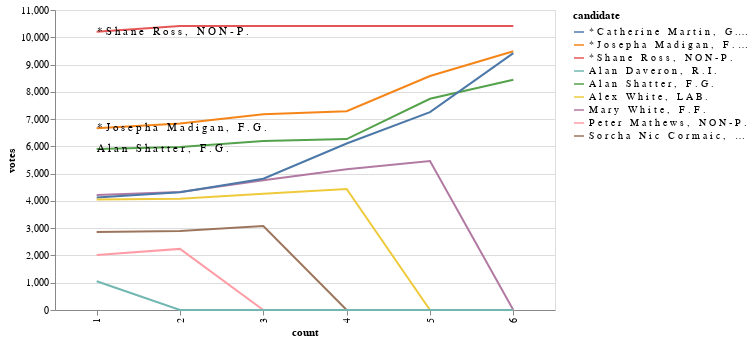

Here is the notebook cell this chart was saved with:
### Code cell
charter(count_details)

### Figure 1 — Vega-Lite specification as saved in the notebook (floating-point values rounded to 4 significant figures)
{"config": {"view": {"continuousWidth": 400, "continuousHeight": 300}}, "layer": [{"data": {"name": "data-3ed6d822bfd9785e7948b2a793afe3a4"}, "mark": "line", "encoding": {"color": {"field": "candidate", "type": "nominal"}, "tooltip": [{"field": "candidate", "type": "nominal"}, {"field": "count", "type": "quantitative"}, {"field": "votes", "type": "quantitative"}], "x": {"field": "count", "type": "ordinal"}, "y": {"field": "votes", "type": "quantitative"}}, "width": 500}, {"data": {"name": "data-b69da618244950999cada1a00223b56f"}, "mark": {"type": "text", "align": "left"}, "encoding": {"text": {"field": "candidate", "type": "nominal"}, "x": {"field": "count", "type": "ordinal"}, "y": {"field": "votes", "type": "quantitative"}}}], "$schema": "https://vega.github.io/schema/vega-lite/v4.17.0.json", "datasets": {"data-3ed6d822bfd9785e7948b2a793afe3a4": [{"candidate": "* S h a n e   R o s s ,   N O N - P .", "count": 1, "votes": 10202}, {"candidate": "* S h a n e   R o s s ,   N O N - P .", "count": 2, "votes": 10411}, {"candidate": "* S h a n e   R o s s ,   N O N - P .", "count": 3, "votes": 10411}, {"candidate": "* S h a n e   R o s s ,   N O N - P .", "count": 4, "votes": 10411}, {"candidate": "* S h a n e   R o s s ,   N O N - P .", "count": 5, "votes": 10411}, {"candidate": "* S h a n e   R o s s ,   N O N - P .", "count": 6, "votes": 10411}, {"candidate": "* J o s e p h a   M a d i g a n ,   F . G .", "count": 1, "votes": 6668}, {"candidate": "* J o s e p h a   M a d i g a n ,   F . G .", "count": 2, "votes": 6835}, {"candidate": "* J o s e p h a   M a d i g a n ,   F . G .", "count": 3, "votes": 7180}, {"candidate": "* J o s e p h a   M a d i g a n ,   F . G .", "count": 4, "votes": 7290}, {"candidate": "* J o s e p h a   M a d i g a n ,   F . G .", "count": 5, "votes": 8579}, {"candidate": "* J o s e p h a   M a d i g a n ,   F . G .", "count": 6, "votes": 9488}, {"candidate": "A l a n   S h a t t e r ,   F . G .", "count": 1, "votes": 5905}, {"candidate": "A l a n   S h a t t e r ,   F . G .", "count": 2, "votes": 5979}, {"candidate": "A l a n   S h a t t e r ,   F . G .", "count": 3, "votes": 6195}, {"candidate": "A l a n   S h a t t e r ,   F . G .", "count": 4, "votes": 6268}, {"candidate": "A l a n   S h a t t e r ,   F . G .", "count": 5, "votes": 7745}, {"candidate": "A l a n   S h a t t e r ,   F . G .", "count": 6, "votes": 8444}, {"candidate": "M a r y   W h i t e ,   F . F .", "count": 1, "votes": 4220}, {"candidate": "M a r y   W h i t e ,   F . F .", "count": 2, "votes": 4325}, {"candidate": "M a r y   W h i t e ,   F . F .", "count": 3, "votes": 4761}, {"candidate": "M a r y   W h i t e ,   F . F .", "count": 4, "votes": 5165}, {"candidate": "M a r y   W h i t e ,   F . F .", "count": 5, "votes": 5463}, {"candidate": "M a r y   W h i t e ,   F . F .", "count": 6, "votes": 0}, {"candidate": "* C a t h e r i n e   M a r t i n ,   G . P .", "count": 1, "votes": 4122}, {"candidate": "* C a t h e r i n e   M a r t i n ,   G . P .", "count": 2, "votes": 4314}, {"candidate": "* C a t h e r i n e   M a r t i n ,   G . P .", "count": 3, "votes": 4812}, {"candidate": "* C a t h e r i n e   M a r t i n ,   G . P .", "count": 4, "votes": 6105}, {"candidate": "* C a t h e r i n e   M a r t i n ,   G . P .", "count": 5, "votes": 7255}, {"candidate": "* C a t h e r i n e   M a r t i n ,   G . P .", "count": 6, "votes": 9421}, {"candidate": "A l e x   W h i t e ,   L A B .", "count": 1, "votes": 4048}, {"candidate": "A l e x   W h i t e ,   L A B .", "count": 2, "votes": 4080}, {"candidate": "A l e x   W h i t e ,   L A B .", "count": 3, "votes": 4258}, {"candidate": "A l e x   W h i t e ,   L A B .", "count": 4, "votes": 4436}, {"candidate": "A l e x   W h i t e ,   L A B .", "count": 5, "votes": 0}, {"candidate": "A l e x   W h i t e ,   L A B .", "count": 6, "votes": 0}, {"candidate": "S o r c h a   N i c   C o r m a i c ,   S . F .", "count": 1, "votes": 2858}, {"candidate": "S o r c h a   N i c   C o r m a i c ,   S . F .", "count": 2, "votes": 2896}, {"candidate": "S o r c h a   N i c   C o r m a i c ,   S . F .", "count": 3, "votes": 3076}, {"candidate": "S o r c h a   N i c   C o r m a i c ,   S . F .", "count": 4, "votes": 0}, {"candidate": "S o r c h a   N i c   C o r m a i c ,   S . F .", "count": 5, "votes": 0}, {"candidate": "S o r c h a   N i c   C o r m a i c ,   S . F .", "count": 6, "votes": 0}, {"candidate": "P e t e r   M a t h e w s ,   N O N - P .", "count": 1, "votes": 2021}, {"candidate": "P e t e r   M a t h e w s ,   N O N - P .", "count": 2, "votes": 2241}, {"candidate": "P e t e r   M a t h e w s ,   N O N - P .", "count": 3, "votes": 0}, {"candidate": "P e t e r   M a t h e w s ,   N O N - P .", "count": 4, "votes": 0}, {"candidate": "P e t e r   M a t h e w s ,   N O N - P .", "count": 5, "votes": 0}, {"candidate": "P e t e r   M a t h e w s ,   N O N - P .", "count": 6, "votes": 0}, {"candidate": "A l a n   D a v e r o n ,   R . I .", "count": 1, "votes": 1055}, {"candidate": "A l a n   D a v e r o n ,   R . I .", "count": 2, "votes": 0}, {"candidate": "A l a n   D a v e r o n ,   R . I .", "count": 3, "votes": 0}, {"candidate": "A l a n   D a v e r o n ,   R . I .", "count": 4, "votes": 0}, {"candidate": "A l a n   D a v e r o n ,   R . I .", "count": 5, "votes": 0}, {"candidate": "A l a n   D a v e r o n ,   R . I .", "count": 6, "votes": 0}], "data-b69da618244950999cada1a00223b56f": [{"candidate": "* S h a n e   R o s s ,   N O N - P .", "count": 1, "votes": 10202}, {"candidate": "* J o s e p h a   M a d i g a n ,   F . G .", "count": 1, "votes": 6668}, {"candidate": "A l a n   S h a t t e r ,   F . G .", "count": 1, "votes": 5905}]}}
